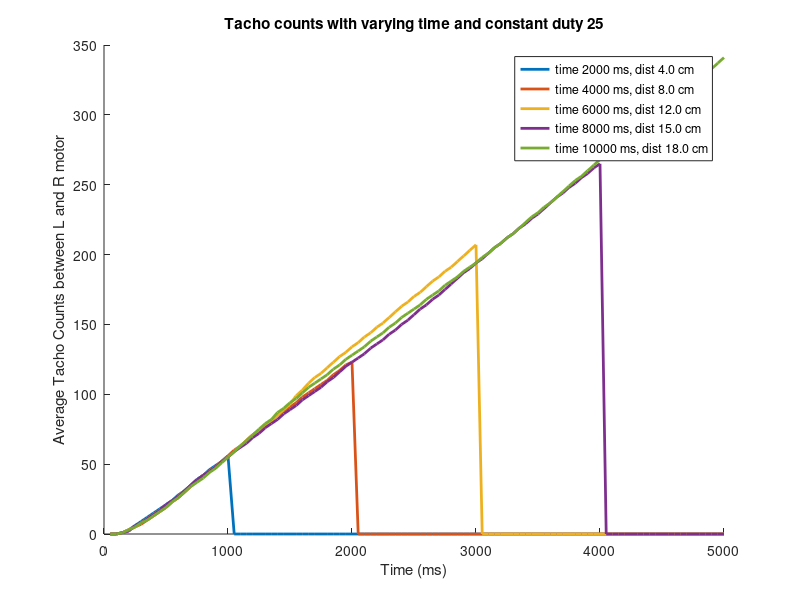

Reproduce this figure in MATLAB.
% varying time with constant duty_cycle_sp and speed_sp


a = [0 0 1 3 6 9 12 15 18 21 24 28 31 35 39 42 46 49 52 56 ];
b = [0 0 1 3 5 7 10 13 16 19 23 26 30 34 38 42 45 48 52 56 60 63 67 71 74 77 81 85 88 91 94 98 101 104 107 110 114 117 121 123 ];
c = [0 0 1 3 5 8 11 14 17 20 23 27 31 34 38 41 45 48 52 55 59 63 67 71 74 78 81 85 89 93 99 103 108 112 115 119 123 127 130 134 137 141 144 148 151 155 159 163 166 170 173 177 181 184 188 191 195 199 203 207 ];
d = [0 0 1 2 6 8 11 14 17 21 24 27 31 35 39 42 45 48 52 55 59 62 65 69 72 76 79 82 86 89 92 96 99 102 105 109 112 116 120 123 126 129 133 136 139 143 146 150 153 157 161 164 168 171 175 179 183 187 190 194 197 201 205 208 212 215 219 222 226 229 233 237 241 244 248 251 255 258 262 265 ];
e = [0 0 1 3 5 8 10 13 16 19 23 26 30 34 37 40 44 47 51 55 59 63 67 71 75 79 82 87 90 94 97 101 105 108 111 114 118 121 125 128 131 134 138 141 144 148 151 155 158 161 164 168 171 174 178 181 184 188 191 194 198 201 205 208 212 215 219 223 227 230 234 237 241 245 249 253 256 260 264 268 271 275 279 283 286 289 293 297 301 304 307 311 315 318 322 326 329 333 337 341];
dataStrct= {a,b,c,d,e};
data = zeros(5,100);
time = [2000,4000,6000,8000,10000];
dist = [4,8,12,15,18];

[~,n] = size(dist);
labels = cell(n,1);
% XTickLabels = cell(n,1);
figure; hold on;
for i=1:n
    labels{i} = sprintf('time %d ms, dist %.1f cm', time(i), dist(i));
    data(i,:) = [dataStrct{i} zeros(1, 100-length(dataStrct{i}))];
end

for i=1:11
    XTickLabels{i} = sprintf('%d', (i-1)*1000);
end

plot(data', 'LineWidth', 2)
title('Tacho counts with varying time and constant duty 25');
xlabel('Time (ms)')
set(gca, 'XTickLabel', XTickLabels, 'XTickLabelRotation', 90)
ylabel('Average Tacho Counts between L and R motor')
legend(labels, 'Location', 'best')
saveas(figure(1), 'time_varying.jpg'); % Saves as a jpg
